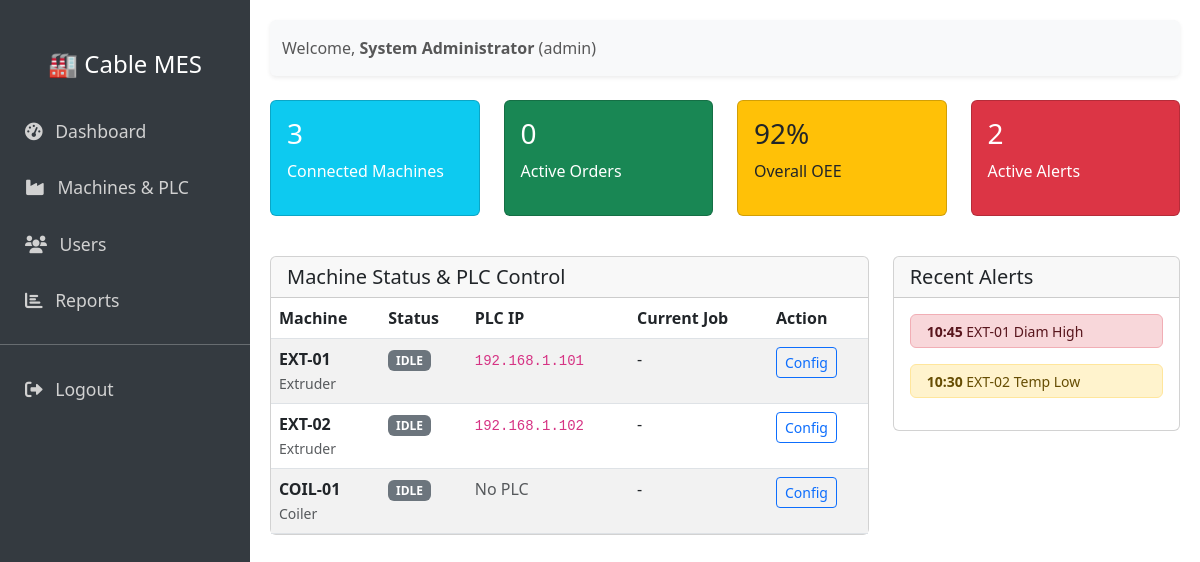
The page /admin (signed in) on the database its author committed.
### cable_mes/models.py (models this page shows, shortened)
class User(UserMixin, Base):
    __tablename__ = 'users'
    id = Column(Integer, primary_key=True)
    username = Column(String(50), unique=True, nullable=False)
    password_hash = Column(String(128), nullable=False)
    role = Column(Enum(UserRole), default=UserRole.OPERATOR)
    full_name = Column(String(100))

class Machine(Base):
    __tablename__ = 'machines'
    id = Column(Integer, primary_key=True)
    name = Column(String(50), unique=True, nullable=False)
    type = Column(String(50))
    status = Column(String(20), default='IDLE')
    plc_ip = Column(String(15))
    plc_port = Column(Integer, default=502)
    plc_slave_id = Column(Integer, default=1)
    reg_speed = Column(Integer, default=0)
    reg_temp = Column(Integer, default=1)
    reg_diameter = Column(Integer, default=2)

### app.py (the view)
@app.route('/admin')
@login_required
def admin_dashboard():
    if current_user.role != UserRole.ADMIN:
        return "Access Denied", 403
    machines = Machine.query.all()
    active_wos = {}
    for m in machines:
        wo = WorkOrder.query.filter_by(machine_id=m.id, status='IN_PROGRESS').first()
        if wo: active_wos[m.id] = wo
    return render_template('admin_dashboard.html',
                           machines=machines,
                           work_orders=active_wos,
                           active_wo_count=len(active_wos))

### app.py (called while the page is built)
@app.teardown_appcontext
def shutdown_session(exception=None):
    db_session.remove()

@login_manager.user_loader
def load_user(user_id):
    return User.query.get(int(user_id))

### templates/admin_dashboard.html
{% extends "base.html" %}
{% block content %}
<div class="row">
    <div class="col-md-3">
        <div class="card bg-info text-white mb-3">
            <div class="card-body">
                <h3>{{ machines | length }}</h3>
                <p>Connected Machines</p>
            </div>
        </div>
    </div>
    <div class="col-md-3">
        <div class="card bg-success text-white mb-3">
            <div class="card-body">
                <h3>{{ active_wo_count }}</h3>
                <p>Active Orders</p>
            </div>
        </div>
    </div>
    <div class="col-md-3">
        <div class="card bg-warning text-dark mb-3">
            <div class="card-body">
                <h3>92%</h3>
                <p>Overall OEE</p>
            </div>
        </div>
    </div>
    <div class="col-md-3">
        <div class="card bg-danger text-white mb-3">
            <div class="card-body">
                <h3>2</h3>
                <p>Active Alerts</p>
            </div>
        </div>
    </div>
</div>
<div class="row mt-4">
    <div class="col-md-8">
        <div class="card">
            <div class="card-header">
                <h5 class="mb-0">Machine Status & PLC Control</h5>
            </div>
            <div class="card-body p-0">
                <table class="table table-striped mb-0">
                    <thead>
                        <tr>
                            <th>Machine</th>
                            <th>Status</th>
                            <th>PLC IP</th>
                            <th>Current Job</th>
                            <th>Action</th>
                        </tr>
                    </thead>
                    <tbody>
                        {% for m in machines %}
                        <tr>
                            <td><strong>{{ m.name }}</strong><br><small class="text-muted">{{ m.type }}</small></td>
                            <td>
                                {% if m.status == 'RUNNING' %}
                                <span class="badge bg-success">RUNNING</span>
                                {% else %}
                                <span class="badge bg-secondary">{{ m.status }}</span>
                                {% endif %}
                            </td>
                            <td>
                                {% if m.plc_ip %}
                                <code>{{ m.plc_ip }}</code>
                                {% else %}
                                <span class="text-muted">No PLC</span>
                                {% endif %}
                            </td>
                            <td>
                                {% set active_wo = work_orders.get(m.id) %}
                                {% if active_wo %}
                                    {{ active_wo.order_number }}
                                {% else %}
                                    -
                                {% endif %}
                            </td>
                            <td>
                                <a href="#" class="btn btn-sm btn-outline-primary">Config</a>
                            </td>
                        </tr>
                        {% endfor %}
                    </tbody>
                </table>
            </div>
        </div>
    </div>
    <div class="col-md-4">
        <div class="card">
            <div class="card-header">
                <h5 class="mb-0">Recent Alerts</h5>
            </div>
            <div class="card-body">
                <div class="alert alert-danger py-1">
                    <small><strong>10:45</strong> EXT-01 Diam High</small>
                </div>
                <div class="alert alert-warning py-1">
                    <small><strong>10:30</strong> EXT-02 Temp Low</small>
                </div>
            </div>
        </div>
    </div>
</div>
{% endblock %}

### templates/base.html (shortened to what this page needs)
<!DOCTYPE html>
<html lang="en">
<head>
    <link href="https://cdn.jsdelivr.net/npm/bootstrap@5.3.0/dist/css/bootstrap.min.css" rel="stylesheet">
    <link href="https://cdnjs.cloudflare.com/ajax/libs/font-awesome/6.0.0/css/all.min.css" rel="stylesheet">
</head>
<body>
    <div class="sidebar d-none d-md-block">
        <h4 class="text-white text-center mb-4">🏭 Cable MES</h4>
        <a href="/admin"><i class="fas fa-tachometer-alt me-2"></i> Dashboard</a>
        <a href="/admin/machines"><i class="fas fa-industry me-2"></i> Machines & PLC</a>
        <a href="/admin/users"><i class="fas fa-users me-2"></i> Users</a>
        <a href="/admin/reports"><i class="fas fa-chart-bar me-2"></i> Reports</a>
        <hr class="text-white">
        <a href="/logout"><i class="fas fa-sign-out-alt me-2"></i> Logout</a>
    </div>
    <div class="content">
        <nav class="navbar navbar-light bg-light mb-4 shadow-sm rounded">
            <div class="container-fluid">
                <span class="navbar-text">
                    Welcome, <strong>{{ current_user.full_name }}</strong> ({{ current_user.role.value }})
                </span>
            </div>
        </nav>
        {% block content %}{% endblock %}
    </div>
</body>
</html>

### templates/base.html (style rules this page uses)
.sidebar { height: 100vh; position: fixed; top: 0; left: 0; padding-top: 50px; background-color: #343a40; width: 250px; }
.sidebar a { padding: 15px 25px; text-decoration: none; font-size: 1.1rem; color: #d1d1d1; display: block; }
.content { margin-left: 250px; padding: 20px; }

### rows shown on the page
User: full_name "System Administrator", role.value "admin"
Machine: name "EXT-01", type "Extruder", status "IDLE", plc_ip "192.168.1.101"
Machine: name "EXT-02", type "Extruder", status "IDLE", plc_ip "192.168.1.102"
Machine: name "COIL-01", type "Coiler", status "IDLE", shows "No PLC"

### other values the page prints
{{ machines | length }} "3"
{{ active_wo_count }} "0"
